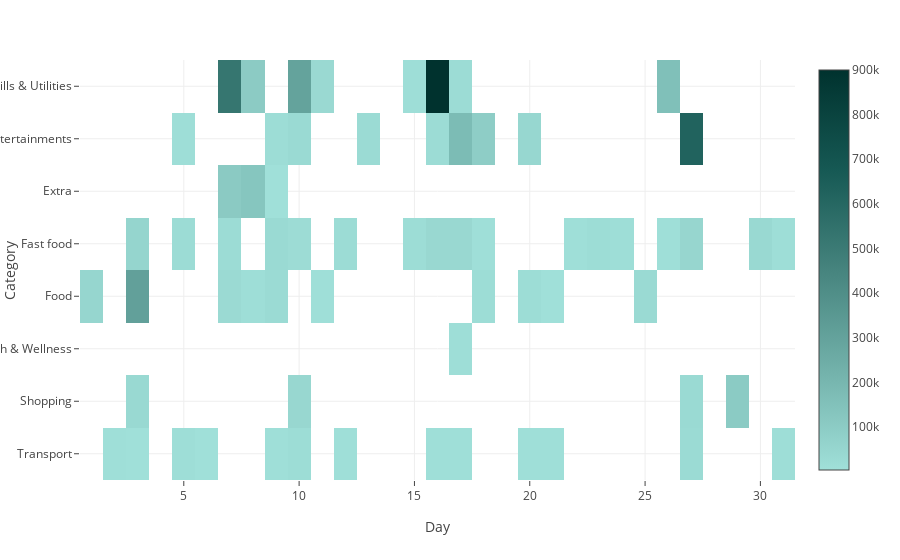

The notebook cell this image was saved under:
### Code cell
fig = px.imshow(pivoted_data,
                color_continuous_scale=heatmap_colors,
                aspect='equal')
fig.show()

### Figure 1 — Plotly figure (JSON) as saved in the notebook; plotly's stock layout.template omitted (floating-point values rounded to 4 significant figures; data arrays with more than 128 entries replaced by an {"elided": "..."} marker saying what was removed)
{"data": [{"coloraxis": "coloraxis", "hovertemplate": "Day: %{x}<br>Category: %{y}<br>color: %{z}<extra></extra>", "name": "0", "type": "heatmap", "x": [1, 2, 3, 4, 5, 6, 7, 8, 9, 10, 11, 12, 13, 14, 15, 16, 17, 18, 19, 20, 21, 22, 23, 24, 25, 26, 27, 28, 29, 30, 31], "xaxis": "x", "y": ["Bills & Utilities", "Entertainments", "Extra", "Fast food", "Food", "Health & Wellness", "Shopping", "Transport"], "yaxis": "y", "z": {"elided": "8x31 float values"}}], "layout": {"coloraxis": {"colorscale": [[0, "#a0e0d9"], [0.25, "#72b1aa"], [0.5, "#46847e"], [0.75, "#165954"], [1, "#00322e"]]}, "margin": {"t": 60}, "xaxis": {"anchor": "y", "constrain": "domain", "domain": [0, 1], "scaleanchor": "y", "title": {"text": "Day"}}, "yaxis": {"anchor": "x", "autorange": "reversed", "constrain": "domain", "domain": [0, 1], "title": {"text": "Category"}}}}
